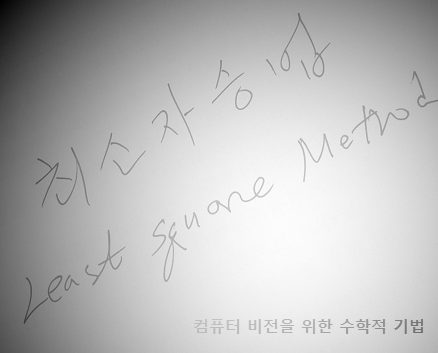
#> input picture HW10_a/hw10_sample.png, 438 x 353 px
$ python app.py
#> lines starting #> are read from the running program, lines starting #| are printed output that depends on the picture; after the words box and inside, x2 and y2 are one past the last pixel; in counts of white or black regions, pixels touching at a corner belong together
import os
import numpy as np
from PIL import Image
import cv2

## ================ image file handler ========================
def getImageFile(file_path):
#> called with file_path = './hw10_sample.png'
   image = cv2.imread(file_path, 0)
#> image is the input picture: shape (353, 438); min 0, max 255, mean 186.6
   return {
      'image' : image,
      'size' : image.shape
   }

def imageArrayConvert(image_array):
   convert_array = image_array.flatten()
   # print(len(convert_array))
   return convert_array

## ================ image file handler end ====================
## ================ curved approximation ======================
def getCurvedApproximation(image_array, width):
   approximation_array =  np.zeros((len(image_array), 6))
   ## ax^2 + by^2 + cxy + dx + ey + f || ref 30p
   coordinate_x = 0
   coordinate_y = 0
   for index, item in enumerate(approximation_array):
      coordinate_y = int((index - coordinate_x) / width)
      coordinate_x = int(index - width * coordinate_y) % width
      item[0] = np.power(coordinate_x,2)
      item[1] = np.power(coordinate_y,2)
      item[2] = coordinate_x * coordinate_y
      item[3] = coordinate_x
      item[4] = coordinate_y
      item[5] = 1

   ## print(len(approximation_array))
   return approximation_array

## =============== curved approximation end ====================
def getImageCurvedHandler(approximate_array, image, size):
   priv_approx_mat = getPseudoInversMat(approximate_array)
   least_squares = np.matmul(priv_approx_mat, image)
   approximate_value = np.matmul(approximate_array, least_squares)
   source_image = approximate_value - image
   source_image = source_image.reshape(size)

   ret,result_image = cv2.threshold(source_image,11,255,cv2.THRESH_BINARY)

   return result_image

def getPseudoInversMat(array):
   return np.linalg.pinv(array)

if __name__ == '__main__':
   file_path = './hw10_sample.png'
   imageInfo = getImageFile(file_path)
#> imageInfo = 2 items
   flatten_image_array = imageArrayConvert(imageInfo['image'])
   curved_approximation_array = getCurvedApproximation(
      flatten_image_array, imageInfo['size'][1]
   )

   result_image = getImageCurvedHandler(
      curved_approximation_array, flatten_image_array, imageInfo['size']
   )
#> in getImageCurvedHandler, `least_squares = np.matmul(priv_approx_mat, image)`: least_squares = [-0.00186, -0.00198, 4.82e-05, 1.04, 0.887, 2.02]
#> in getImageCurvedHandler, `source_image = source_image.reshape(size)`:
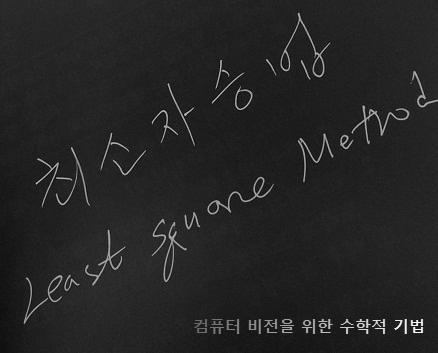
#> source_image: shape (353, 438) float64; min -14.6, max 85.53, mean 0; drawn with min black and max white
#> in getImageCurvedHandler, `ret,result_image = cv2.threshold(source_image,11,255,cv2.THRESH_BINARY)`:
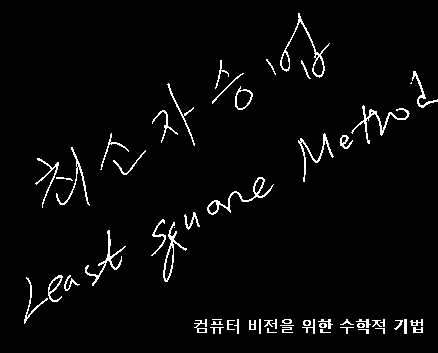
#> result_image: shape (353, 438) float64; 3.1% white in thin lines or dots, all inside (x1, y1, x2, y2) = (24, 13, 438, 334)

   cv2.imshow("result",result_image)
   cv2.waitKey(0)
